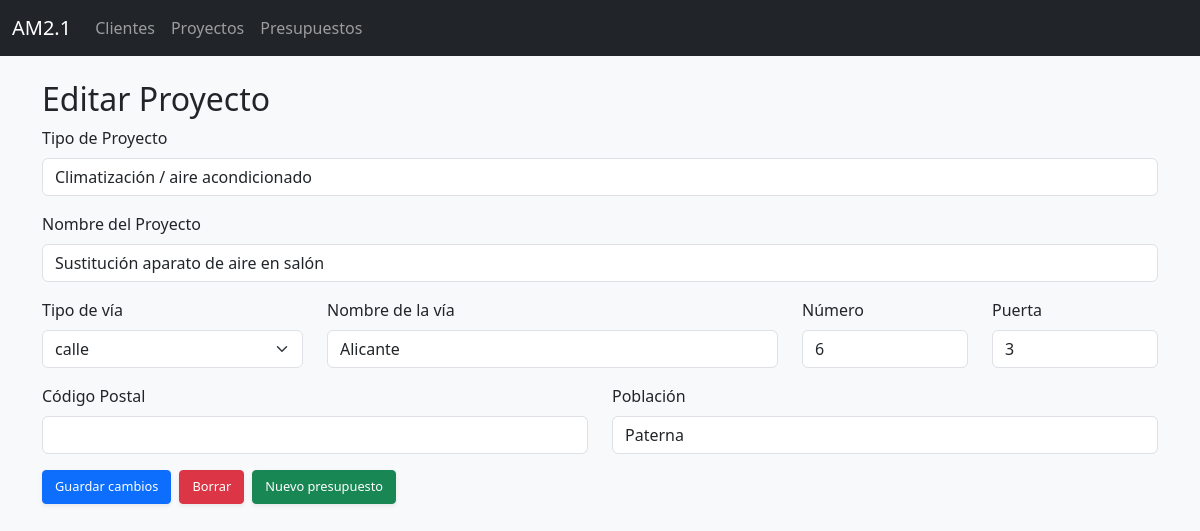
Screenshot of /proyectos/editar/5 with the database file from the repository.
### tables this page shows
CREATE TABLE proyectos (
            id INTEGER PRIMARY KEY AUTOINCREMENT,
            id_cliente INTEGER NOT NULL,
            tipo_proyecto TEXT NOT NULL,
            calle TEXT,
            nombre_via TEXT,
            numero TEXT,
            puerta TEXT,
            codigo_postal TEXT,
            poblacion TEXT,
            nombre_proyecto TEXT,
            fecha_creacion TEXT,
            referencia TEXT UNIQUE,
            FOREIGN KEY (id_cliente) REFERENCES clientes(id) ON DELETE CASCADE
        );

### proyectos.py (the view, shortened to what this page needs)
@proyectos_bp.route("/proyectos/editar/<int:id>", methods=["GET", "POST"])
def editar_proyecto(id):
    proyecto = db.execute_query("""
        SELECT id, id_cliente, tipo_proyecto, nombre_proyecto, calle, nombre_via,
               numero, puerta, codigo_postal, poblacion
        FROM proyectos WHERE id = ?
    """, (id,), fetchone=True)
    return render_template("proyectos_editar.html", proyecto=proyecto)

### dbhelper.py (called while the page is built)
    def execute_query(self, query, params=(), fetch=False, fetchone=False):
        with sqlite3.connect(self.db_path) as conn:
            conn.row_factory = sqlite3.Row  # Permite acceder a columnas por nombre
            cursor = conn.cursor()
            cursor.execute(query, params)
            result = None
            if fetch:
                result = cursor.fetchall()
            elif fetchone:
                result = cursor.fetchone()
            else:
                result = cursor.lastrowid
            conn.commit()
        return result

### templates/proyectos_editar.html
{% extends "layout.html" %}
{% block content %}
<div class="container mt-4">
  <h2>Editar Proyecto</h2>
  <form method="post">
    <div class="mb-3">
      <label for="tipo_proyecto" class="form-label">Tipo de Proyecto</label>
      <input type="text" class="form-control" name="tipo_proyecto" id="tipo_proyecto" value="{{ proyecto[2] }}">
    </div>
    <div class="mb-3">
      <label for="nombre_proyecto" class="form-label">Nombre del Proyecto</label>
      <input type="text" class="form-control" name="nombre_proyecto" id="nombre_proyecto" value="{{ proyecto[3] }}">
    </div>
    <div class="row">
      <div class="col-md-3 mb-3">
        <label for="calle" class="form-label">Tipo de vía</label>
        <select class="form-select" name="calle" id="calle">
          {% set tipos = [
            'acceso', 'andador', 'avenida', 'calle', 'callejón', 'camino', 'carretera',
            'cno. nuevo', 'cno. viejo', 'glorieta', 'pasaje', 'partida', 'paseo',
            'plaza', 'polígono', 'ronda', 'travesía', 'urbanización', 'vía'
          ] %}
          {% for tipo in tipos %}
            <option value="{{ tipo }}" {% if proyecto[4] == tipo %}selected{% endif %}>{{ tipo }}</option>
          {% endfor %}
        </select>
      </div>
      <div class="col-md-5 mb-3">
        <label for="nombre_via" class="form-label">Nombre de la vía</label>
        <input type="text" class="form-control" name="nombre_via" id="nombre_via" value="{{ proyecto[5] }}">
      </div>
      <div class="col-md-2 mb-3">
        <label for="numero" class="form-label">Número</label>
        <input type="text" class="form-control" name="numero" id="numero" value="{{ proyecto[6] }}">
      </div>
      <div class="col-md-2 mb-3">
        <label for="puerta" class="form-label">Puerta</label>
        <input type="text" class="form-control" name="puerta" id="puerta" value="{{ proyecto[7] }}">
      </div>
    </div>
    <div class="row">
      <div class="col-md-6 mb-3">
        <label for="codigo_postal" class="form-label">Código Postal</label>
        <input type="text" class="form-control" name="codigo_postal" id="codigo_postal" value="{{ proyecto[8] }}">
      </div>
      <div class="col-md-6 mb-3">
        <label for="poblacion" class="form-label">Población</label>
        <input type="text" class="form-control" name="poblacion" id="poblacion" value="{{ proyecto[9] }}">
      </div>
    </div>
    <div class="d-flex gap-2">
      <button type="submit" class="btn btn-primary">Guardar cambios</button>
      <form method="post" action="{{ url_for('proyectos_bp.borrar_proyecto', id=proyecto[0]) }}" onsubmit="return confirm('¿Estás seguro de que quieres borrar este proyecto?')">
        <button type="submit" class="btn btn-danger">Borrar</button>
      </form>
      <a href="{{ url_for('presupuestos_bp.nuevo_presupuesto', proyecto_id=proyecto[0]) }}" class="btn btn-success">
        Nuevo presupuesto
      </a>
    </div>
  </form>
</div>
{% endblock %}

### static/custom.css (style rules this page uses)
.btn, .btn-primary, .btn-secondary, .btn-warning, .btn-danger, .btn-info { border-radius: 0.25rem; box-shadow: 0 0.125rem 0.25rem rgba(0, 0, 0, 0.075); font-size: 0.8rem; }
.d-flex.gap-1, .d-flex.gap-2 { gap: 0.25rem; }

### rows the page displays
proyectos: tipo_proyecto "Climatización / aire acondicionado", nombre_proyecto "Sustitución aparato de aire en salón", calle "calle", nombre_via "Alicante", numero "6", puerta "3", poblacion "Paterna"
